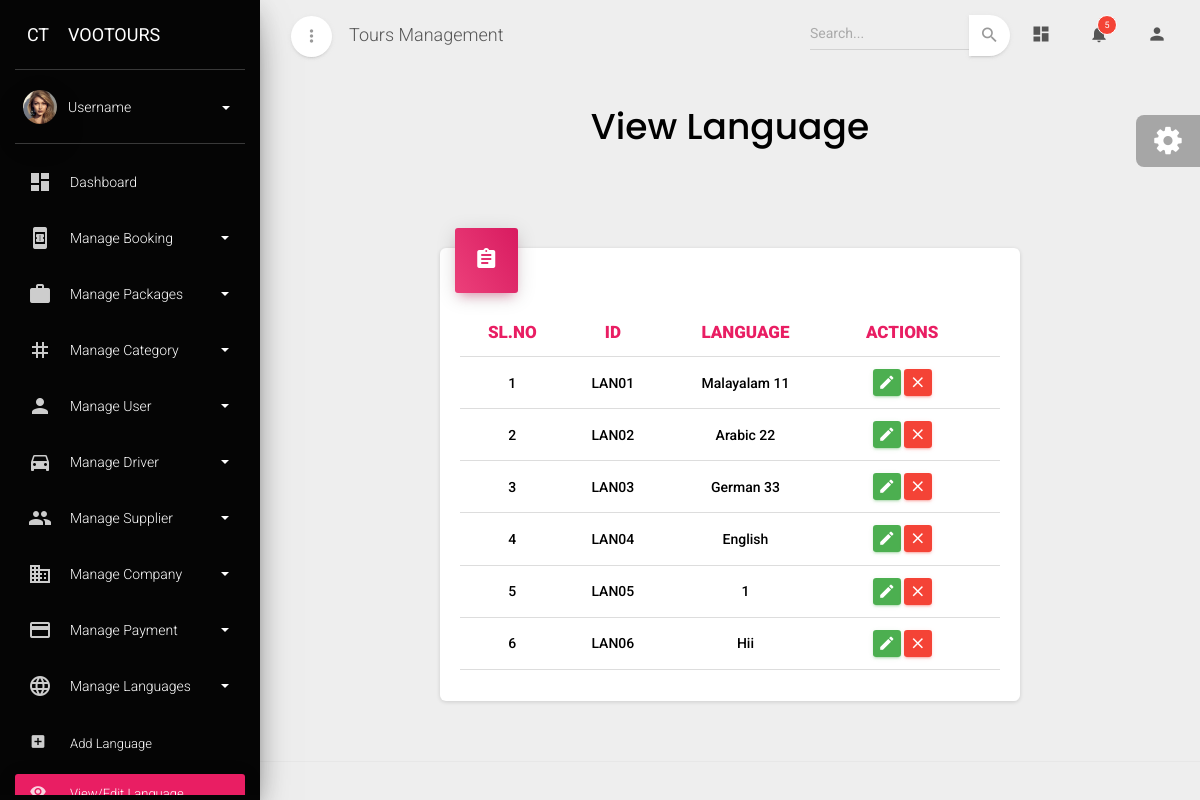
The page /viewlanguage on the database as committed earlier.
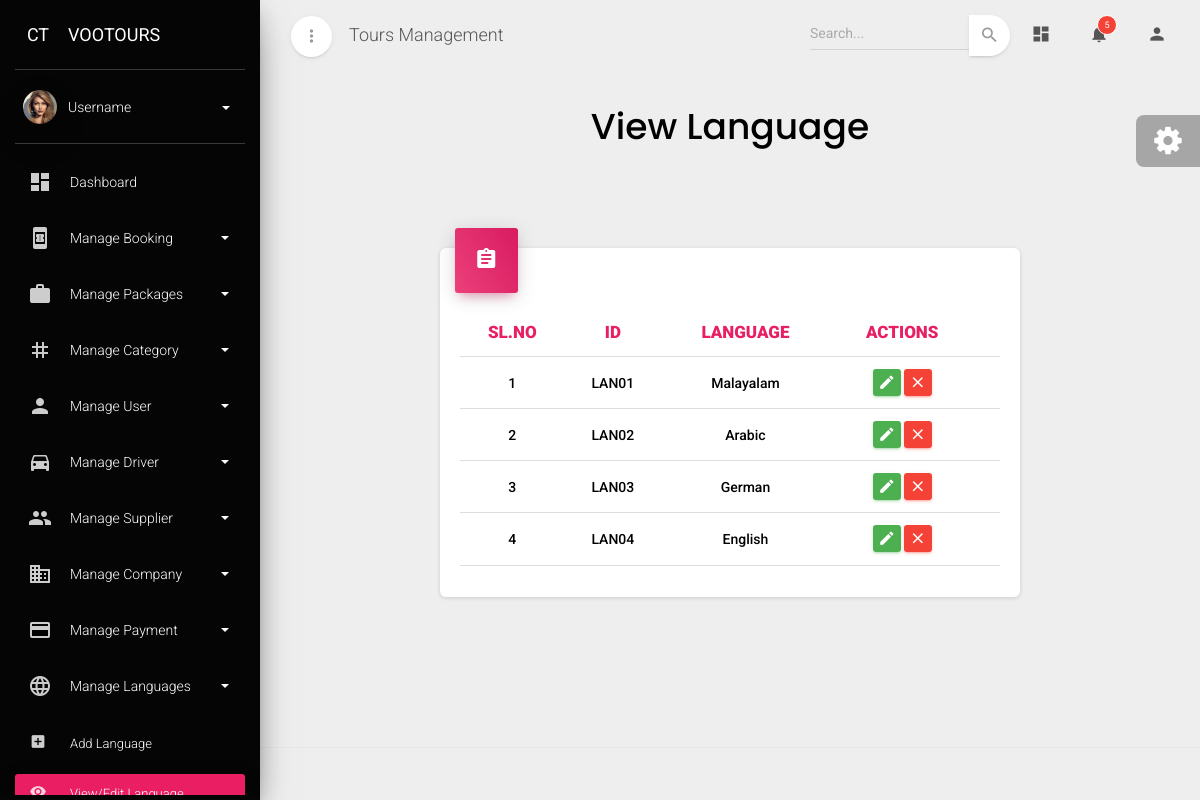
The same page on the database as committed later.
### admin_dashboard/models.py (models this page shows, shortened)
class Language(models.Model):
    language_id = models.CharField(max_length=10, primary_key=True, editable=False)
    language_name = models.CharField(max_length=100,unique=True)

### admin_dashboard/views.py (the view)
# urls.py: path('viewlanguage',View_language,name="viewlanguage"),
def View_language(request):
    data=Language.objects.all()
    return render(request,'view_language.html',{'data':data})

### admin_dashboard/templates/view_language.html (shortened to what this page needs)
{% extends "base.html" %}
{% block content %}
<div class="content">
  <div class="container-fluid">
    <div class="row text-center">
      <h2
        class="font-weight-bold"
        style="font-family: poppins, serif; color: #000"
      >
        View Language
      </h2>
    </div>
    <div class="row mt-2">
      <div class="mt-5">
        <div class="row" id="supplier-allocation-content">
          <div class="col-2"></div>
          <div class="col-lg-8 col-md-12 col-md-12">
            <div class="card">
              <div class="card-header card-header-rose card-header-icon">
                <div class="card-icon">
                  <i class="material-icons">assignment</i>
                </div>
              </div>
              <div class="card-body">
                <div class="table-responsive">
                  <table class="table">
                    <thead>
                      <tr>
                        <th class="text-center  text-rose" style="font-weight: 900;" >SL.NO</th>
                        <th class="text-center  text-rose" style="font-weight: 900;" >ID</th>
                        <th class="text-center  text-rose" style="font-weight: 900;" >LANGUAGE</th>
                        <th class="text-center  text-rose" style="font-weight: 900;" >ACTIONS</th>
                        <th class="text-center  text-rose" style="font-weight: 900;" ></th>
                      </tr>
                    </thead>
                    <tbody>
                      {% for i in data %}
                      <tr>
                        <tr>
                          <td class="text-center" style="font-weight: 500;">{{forloop.counter}}</td>
                          <td class="text-center text-capitalize" style="font-weight: 500;">{{i.language_id}}</td>
                          <td class="text-center text-capitalize" style="font-weight: 500;">{{i.language_name}}</td>
                          <td class="td-actions text-center">
                            <button type="button" rel="tooltip" class="btn btn-success" data-toggle="modal" data-target="#editModal{{i.language_id}}" onclick="openEditModal('{{i.language_id}}')"> <i class="material-icons">edit</i> </button>
                            <button type="button" rel="tooltip" class="btn btn-danger" data-toggle="modal" data-target="#deleteModal{{i.language_id}}" onclick="openDeleteModal('{{i.language_id}}')"> <i class="material-icons">close</i> </button>
                          </td>
                          <td class="text-center text-capitalize" style="font-weight: 500;"></td>
                      </tr>
                      {% endfor %}
                    </tbody>
                  </table>
                </div>
              </div>
            </div>
          </div>
          <div class="col-2"></div>
        </div>
      </div>
    </div>
  </div>
</div>
{% endblock content %}

Rows that differ between the two databases and show on the page:
removed Language: language_id "LAN05", language_name "1"
removed Language: language_id "LAN06", language_name "Hii"
changed Language "LAN01": language_name "Malayalam 11" → "Malayalam"
changed Language "LAN02": language_name "Arabic 22" → "Arabic"
changed Language "LAN03": language_name "German 33" → "German"
